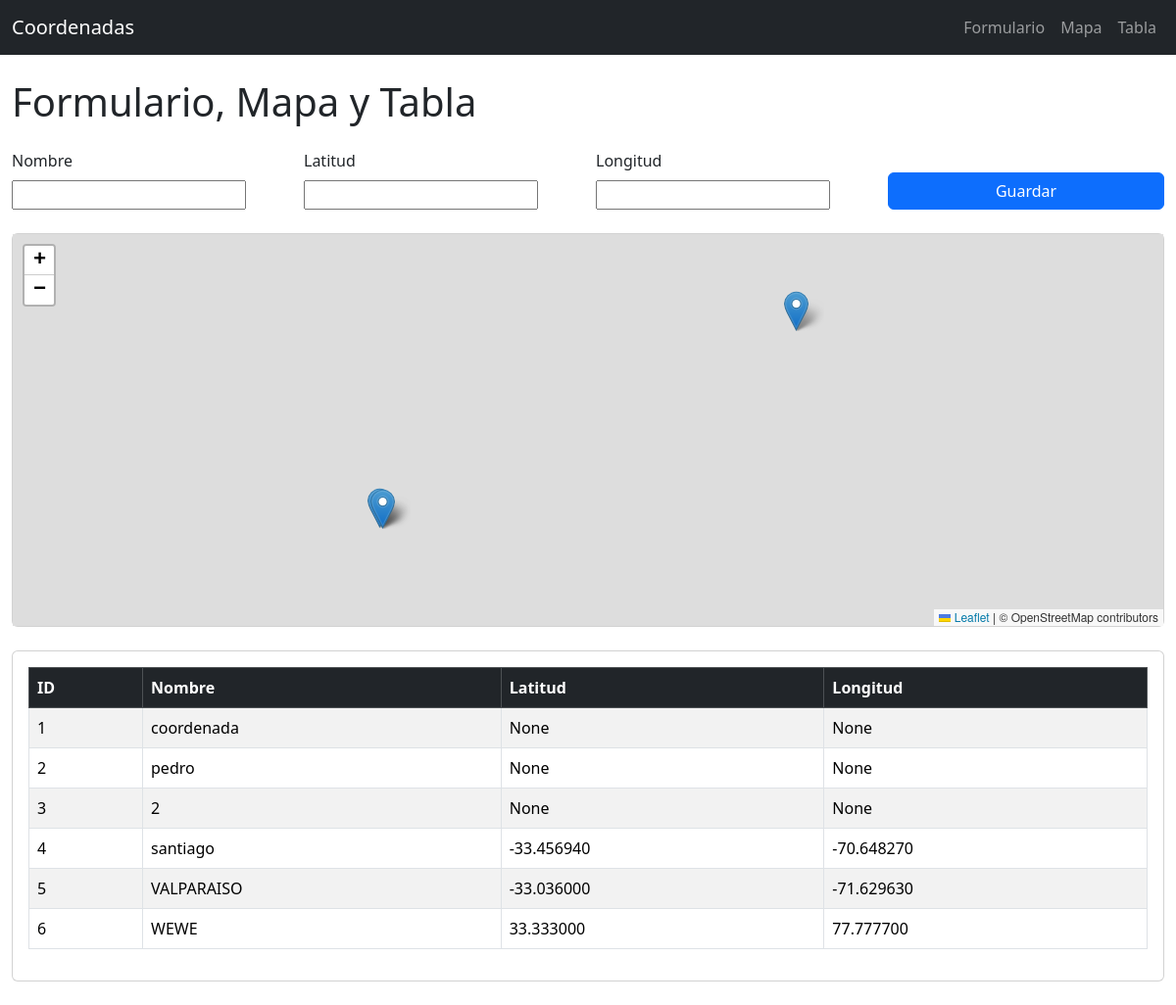
/, run on an earlier commit of the app's database.
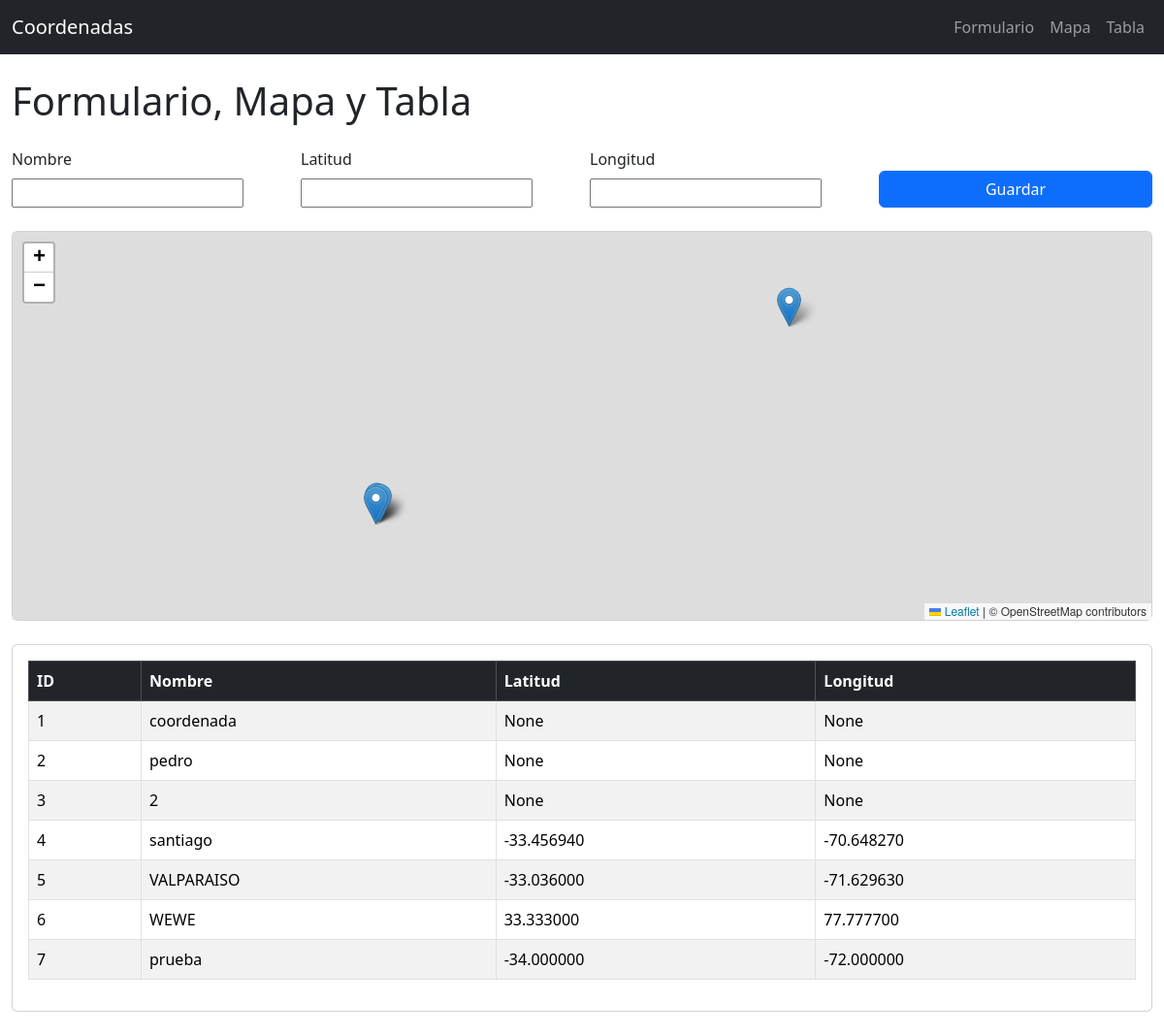
And on a later commit of the database.
### datos/models.py (models this page shows, shortened)
class Registro(models.Model):
    nombre = models.CharField(max_length=100)
    latitud = models.DecimalField(max_digits=9, decimal_places=6, null=True, blank=True)
    longitud = models.DecimalField(max_digits=9, decimal_places=6, null=True, blank=True)

### datos/views.py (the view)
# urls.py: path('', home, name='home'),
def home(request):
    if request.method == "POST":
        form = RegistroForm(request.POST)
        if form.is_valid():
            form.save()
            return redirect('home')
    else:
        form = RegistroForm()
    registros = Registro.objects.all()
    return render(request, 'home.html', {'form': form, 'registros': registros})

### datos/forms.py
class RegistroForm(forms.ModelForm):
    class Meta:
        model = Registro
        fields = ['nombre', 'latitud', 'longitud']
        widgets = {
            'latitud': forms.NumberInput(attrs={'step': 'any'}),
            'longitud': forms.NumberInput(attrs={'step': 'any'}),
        }

### datos/templates/home.html (shortened to what this page needs)
<!DOCTYPE html>
<html>
<head>
    <link href="https://cdn.jsdelivr.net/npm/bootstrap@5.3.2/dist/css/bootstrap.min.css" rel="stylesheet">
    <link rel="stylesheet" href="https://unpkg.com/leaflet/dist/leaflet.css" />
</head>
<body class="container-fluid p-0">
    <nav class="navbar navbar-expand-lg navbar-dark bg-dark sticky-top">
        <div class="container-fluid">
            <a class="navbar-brand" href="#">Coordenadas</a>
            <div class="collapse navbar-collapse" id="navbarNav">
                <ul class="navbar-nav ms-auto">
                    <li class="nav-item"><a class="nav-link" href="#formulario">Formulario</a></li>
                    <li class="nav-item"><a class="nav-link" href="#mapa">Mapa</a></li>
                    <li class="nav-item"><a class="nav-link" href="#tabla">Tabla</a></li>
                </ul>
            </div>
        </div>
    </nav>
    <div class="container-fluid py-4">
        <h1 class="mb-4">Formulario, Mapa y Tabla</h1>
        <form id="formulario" method="post" class="row g-3 align-items-end mb-4">
            <div class="col-md-3">
                <label for="id_nombre" class="form-label">Nombre</label>
                {{ form.nombre }}
            </div>
            <div class="col-md-3">
                <label for="id_latitud" class="form-label">Latitud</label>
                {{ form.latitud }}
            </div>
            <div class="col-md-3">
                <label for="id_longitud" class="form-label">Longitud</label>
                {{ form.longitud }}
            </div>
            <div class="col-md-3">
                <button type="submit" class="btn btn-primary w-100">Guardar</button>
            </div>
        </form>
        <div id="mapa" class="card mb-4">
            <div class="card-body p-0">
                <div id="map"></div>
            </div>
        </div>
        <div id="tabla" class="card">
            <div class="card-body">
                <table class="table table-bordered table-striped">
                    <thead class="table-dark">
                        <tr>
                            <th>ID</th>
                            <th>Nombre</th>
                            <th>Latitud</th>
                            <th>Longitud</th>
                        </tr>
                    </thead>
                    <tbody>
                        {% for r in registros %}
                        <tr>
                            <td>{{ r.id }}</td>
                            <td>{{ r.nombre }}</td>
                            <td>{{ r.latitud }}</td>
                            <td>{{ r.longitud }}</td>
                        </tr>
                        {% endfor %}
                    </tbody>
                </table>
            </div>
        </div>
    </div>
</body>
</html>

What changed in the data, as far as the page shows it:
added Registro: id "7", nombre "prueba", latitud "-34.000000", longitud "-72.000000"
